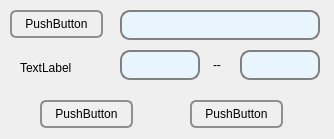
<?xml version="1.0" encoding="UTF-8"?>
<ui version="4.0">
 <class>seperte_music</class>
 <widget class="QWidget" name="seperte_music">
  <property name="geometry">
   <rect>
    <x>0</x>
    <y>0</y>
    <width>334</width>
    <height>139</height>
   </rect>
  </property>
  <property name="windowTitle">
   <string>seperte_music</string>
  </property>
  <widget class="QPushButton" name="ok">
   <property name="geometry">
    <rect>
     <x>40</x>
     <y>100</y>
     <width>93</width>
     <height>28</height>
    </rect>
   </property>
   <property name="styleSheet">
    <string notr="true">QPushButton {
    border: 2px solid #8f8f91;
    border-radius: 6px;
    background-color: qlineargradient(x1: 0, y1: 0, x2: 0, y2: 1,
                                      stop: 0 #f6f7fa, stop: 1 #dadbde);
    min-width: 80px;
}

QPushButton:pressed {
    background-color: qlineargradient(x1: 0, y1: 0, x2: 0, y2: 1,
                                      stop: 0 #dadbde, stop: 1 #f6f7fa);
}

QPushButton:flat {
    border: none; /* no border for a flat push button */
}

QPushButton:default {
    border-color: rgb(255, 255, 255); /* make the default button prominent */
}</string>
   </property>
   <property name="text">
    <string>PushButton</string>
   </property>
  </widget>
  <widget class="QLineEdit" name="lineEdit">
   <property name="geometry">
    <rect>
     <x>120</x>
     <y>10</y>
     <width>200</width>
     <height>30</height>
    </rect>
   </property>
   <property name="styleSheet">
    <string notr="true">QLineEdit {
    border: 2px solid gray;
    border-radius: 10px;
    padding: 0 8px;
    background: rgb(232,245,252);
    selection-background-color: darkgray;
}</string>
   </property>
  </widget>
  <widget class="QPushButton" name="cancel">
   <property name="geometry">
    <rect>
     <x>190</x>
     <y>100</y>
     <width>93</width>
     <height>28</height>
    </rect>
   </property>
   <property name="styleSheet">
    <string notr="true">QPushButton {
    border: 2px solid #8f8f91;
    border-radius: 6px;
    background-color: qlineargradient(x1: 0, y1: 0, x2: 0, y2: 1,
                                      stop: 0 #f6f7fa, stop: 1 #dadbde);
    min-width: 80px;
}

QPushButton:pressed {
    background-color: qlineargradient(x1: 0, y1: 0, x2: 0, y2: 1,
                                      stop: 0 #dadbde, stop: 1 #f6f7fa);
}

QPushButton:flat {
    border: none; /* no border for a flat push button */
}

QPushButton:default {
    border-color: rgb(255, 255, 255); /* make the default button prominent */
}</string>
   </property>
   <property name="text">
    <string>PushButton</string>
   </property>
  </widget>
  <widget class="QPushButton" name="choice_file">
   <property name="geometry">
    <rect>
     <x>10</x>
     <y>10</y>
     <width>93</width>
     <height>28</height>
    </rect>
   </property>
   <property name="styleSheet">
    <string notr="true">QPushButton {
    border: 2px solid #8f8f91;
    border-radius: 6px;
    background-color: qlineargradient(x1: 0, y1: 0, x2: 0, y2: 1,
                                      stop: 0 #f6f7fa, stop: 1 #dadbde);
    min-width: 80px;
}

QPushButton:pressed {
    background-color: qlineargradient(x1: 0, y1: 0, x2: 0, y2: 1,
                                      stop: 0 #dadbde, stop: 1 #f6f7fa);
}

QPushButton:flat {
    border: none; /* no border for a flat push button */
}

QPushButton:default {
    border-color: rgb(255, 255, 255); /* make the default button prominent */
}</string>
   </property>
   <property name="text">
    <string>PushButton</string>
   </property>
  </widget>
  <widget class="QLineEdit" name="lineEdit_2">
   <property name="geometry">
    <rect>
     <x>120</x>
     <y>50</y>
     <width>80</width>
     <height>30</height>
    </rect>
   </property>
   <property name="styleSheet">
    <string notr="true">QLineEdit {
    border: 2px solid gray;
    border-radius: 10px;
    padding: 0 8px;
    background: rgb(232,245,252);
    selection-background-color: darkgray;
}</string>
   </property>
  </widget>
  <widget class="QLabel" name="label">
   <property name="geometry">
    <rect>
     <x>20</x>
     <y>60</y>
     <width>72</width>
     <height>15</height>
    </rect>
   </property>
   <property name="text">
    <string>TextLabel</string>
   </property>
  </widget>
  <widget class="QLabel" name="label_2">
   <property name="geometry">
    <rect>
     <x>213</x>
     <y>57</y>
     <width>30</width>
     <height>15</height>
    </rect>
   </property>
   <property name="text">
    <string>--</string>
   </property>
  </widget>
  <widget class="QLineEdit" name="lineEdit_3">
   <property name="geometry">
    <rect>
     <x>240</x>
     <y>50</y>
     <width>80</width>
     <height>30</height>
    </rect>
   </property>
   <property name="styleSheet">
    <string notr="true">QLineEdit {
    border: 2px solid gray;
    border-radius: 10px;
    padding: 0 8px;
    background: rgb(232,245,252);
    selection-background-color: darkgray;
}</string>
   </property>
  </widget>
 </widget>
 <layoutdefault spacing="6" margin="11"/>
 <resources/>
 <connections/>
</ui>
